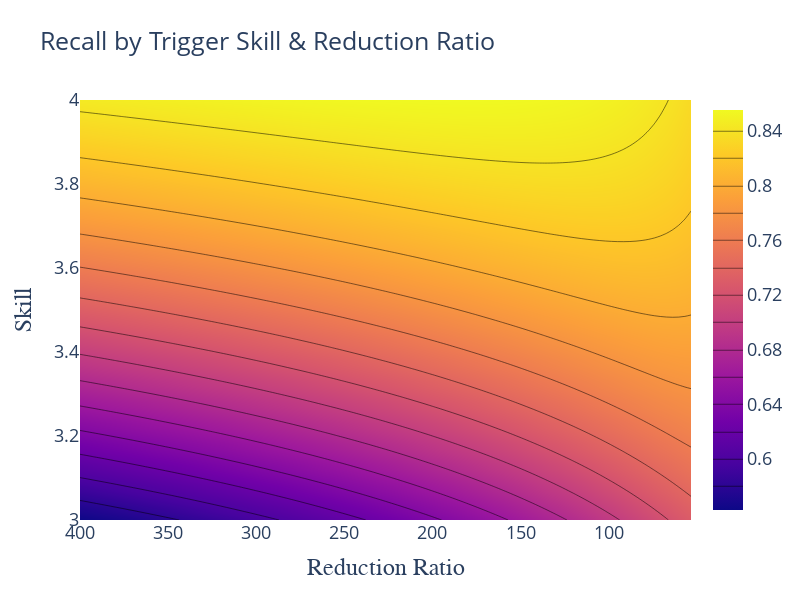

The code cell stored with this chart in its notebook:
### Code cell
fig = go.Figure(data =
    go.Contour(
        z=f1,
        x=l1t_reductions, # horizontal axis
        y=l1t_skills, # vertical axis,
         contours_coloring='heatmap',
    ),
    )
fig.update_layout(width = 800, 
                  height = 600,
                  title = "Recall by Trigger Skill & Reduction Ratio",
                  xaxis=dict(
                        title="Reduction Ratio",
                        titlefont=dict(size=24, family='Arial, bold')  # Bold font for the x-axis title
                    ),
                    yaxis=dict(
                        title="Skill",
                        titlefont=dict(size=24, family='Arial, bold')  # Bold font for the y-axis title
                    ),
                    font = dict(size=18,),)
fig.update_xaxes(autorange="reversed")
fig.show()

### Figure 1 — Plotly figure (JSON) as saved in the notebook; plotly's stock layout.template omitted (floating-point values rounded to 4 significant figures; data arrays with more than 128 entries replaced by an {"elided": "..."} marker saying what was removed)
{"data": [{"contours": {"coloring": "heatmap"}, "type": "contour", "x": [400, 396.5, 393.1, 389.6, 386.1, 382.7, 379.2, 375.7, 372.3, 368.8, 365.3, 361.9, 358.4, 354.9, 351.5, 348.0, 344.5, 341.1, 337.6, 334.1, 330.7, 327.2, 323.7, 320.3, 316.8, 313.3, 309.9, 306.4, 302.9, 299.5, 296.0, 292.5, 289.1, 285.6, 282.1, 278.7, 275.2, 271.7, 268.3, 264.8, 261.3, 257.9, 254.4, 250.9, 247.5, 244.0, 240.5, 237.1, 233.6, 230.1, 226.7, 223.2, 219.7, 216.2, 212.8, 209.3, 205.8, 202.4, 198.9, 195.4, 192.0, 188.5, 185.0, 181.6, 178.1, 174.6, 171.2, 167.7, 164.2, 160.8, 157.3, 153.8, 150.4, 146.9, 143.4, 140.0, 136.5, 133.0, 129.6, 126.1, 122.6, 119.2, 115.7, 112.2, 108.8, 105.3, 101.8, 98.37, 94.9, 91.44, 87.97, 84.5, 81.04, 77.57, 74.1, 70.63, 67.17, 63.7, 60.23, 56.77, 53.3], "y": [3, 3.01, 3.02, 3.03, 3.04, 3.05, 3.06, 3.07, 3.08, 3.09, 3.1, 3.11, 3.12, 3.13, 3.14, 3.15, 3.16, 3.17, 3.18, 3.19, 3.2, 3.21, 3.22, 3.23, 3.24, 3.25, 3.26, 3.27, 3.28, 3.29, 3.3, 3.31, 3.32, 3.33, 3.34, 3.35, 3.36, 3.37, 3.38, 3.39, 3.4, 3.41, 3.42, 3.43, 3.44, 3.45, 3.46, 3.47, 3.48, 3.49, 3.5, 3.51, 3.52, 3.53, 3.54, 3.55, 3.56, 3.57, 3.58, 3.59, 3.6, 3.61, 3.62, 3.63, 3.64, 3.65, 3.66, 3.67, 3.68, 3.69, 3.7, 3.71, 3.72, 3.73, 3.74, 3.75, 3.76, 3.77, 3.78, 3.79, 3.8, 3.81, 3.82, 3.83, 3.84, 3.85, 3.86, 3.87, 3.88, 3.89, 3.9, 3.91, 3.92, 3.93, 3.94, 3.95, 3.96, 3.97, 3.98, 3.99, 4], "z": {"elided": "101x101 float values"}}], "layout": {"font": {"size": 18}, "height": 600, "title": {"text": "Recall by Trigger Skill & Reduction Ratio"}, "width": 800, "xaxis": {"autorange": "reversed", "title": {"font": {"family": "Arial, bold", "size": 24}, "text": "Reduction Ratio"}}, "yaxis": {"title": {"font": {"family": "Arial, bold", "size": 24}, "text": "Skill"}}}}
